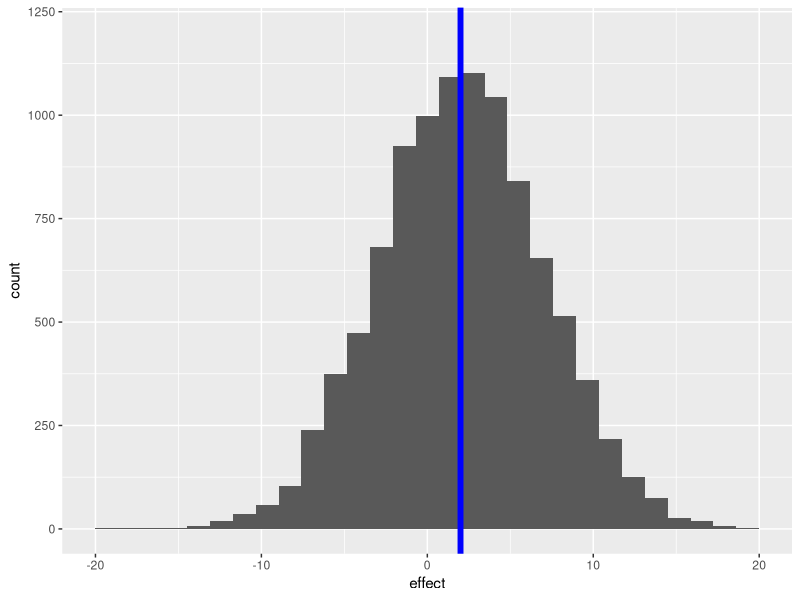
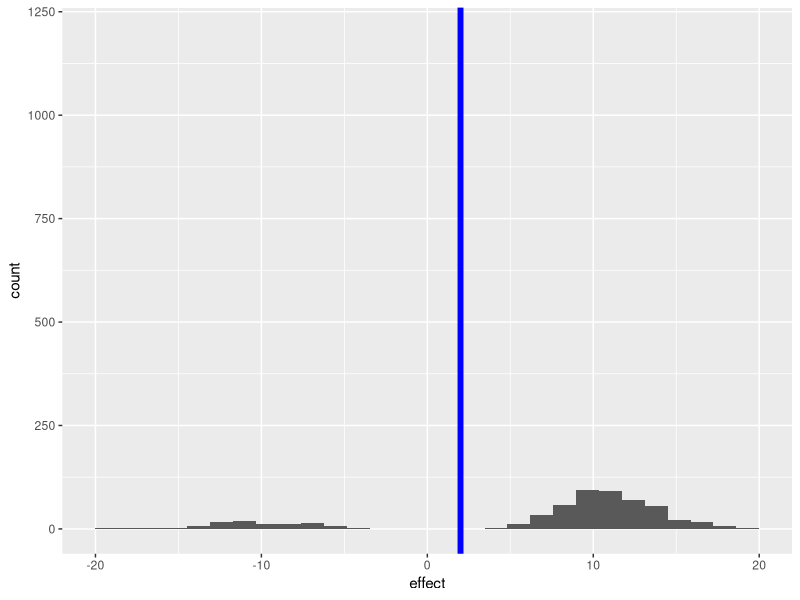
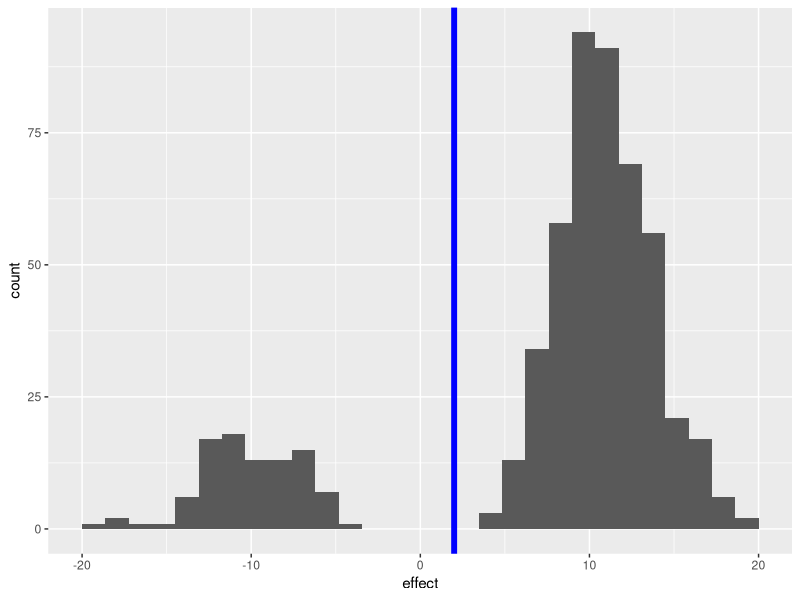
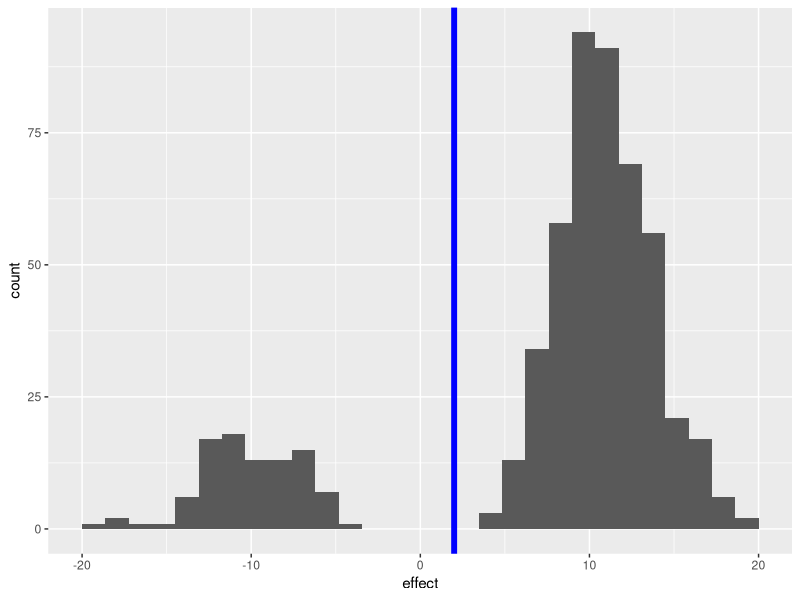

The R source for these figures, in order:
## ---- chunk 1
options(htmltools.dir.version = FALSE)
library(tidyverse)
library(knitr)
library(cowplot)
library(scales)
opts_chunk$set(echo = FALSE)

#Colors to be used: https://coolors.co/f2efea-66d7d1-403d58-dea54b-380a30
## ---- chunk 2
set.seed(14682456)

result = data.frame(id = 1:10000, effect = NA, p = NA, lower_confidence = NA)
true_effect = 2
sd = 8
sample_size = 5

for(i in 1:10000) {
  baseline = rnorm(sample_size, 0, sd)
  treatment = rnorm(sample_size,  true_effect, sd)
  test_result = t.test(treatment, baseline)
  if(test_result$conf.int[2] < 0) {
    result[i, "lower_confidence"] = test_result$conf.int[2] 
  } else {
    result[i, "lower_confidence"] = test_result$conf.int[1] 
  }
  result[i, "effect"] = mean(treatment) - mean(baseline)
  result[i, "p"] = test_result$p.value
}
## ---- chunk 3
hist_scale <- scale_x_continuous(limits = c(-20,20))
large_hist_scale_y <- scale_y_continuous(limits = c(0,1200))
result %>% ggplot(aes(x = effect)) + geom_histogram(bins = 30) + geom_vline(xintercept = true_effect, color = "blue", size = 2) + hist_scale + large_hist_scale_y 
## ---- chunk 4
results_sig <- result %>% filter(p < 0.05)  

sig_plot <-  results_sig %>% ggplot(aes(x = effect)) + geom_histogram(bins = 30) + geom_vline(xintercept = true_effect, color = "blue", size = 2)  + hist_scale

sig_plot + large_hist_scale_y

## ---- chunk 5
cat("p < 0.05 in",mean(result$p < 0.05),"cases")
## ---- chunk 6
sig_plot <-  results_sig %>% ggplot(aes(x = effect)) + geom_histogram(bins = 30) + geom_vline(xintercept = true_effect, color = "blue", size = 2)  + hist_scale

sig_plot

## ---- chunk 7
results_sig %>% summarize("Type S error" = mean(effect < 0) %>% percent, "95% CI excludes true" = mean(lower_confidence > true_effect) %>% percent) %>% 
  kable(format = "html", format.args = )
## ---- chunk 8
sig_plot
## ---- chunk 9
results_sig %>% filter(effect > 0) %>% summarize("Mean exaggeration" = mean(effect) / true_effect, "Min. exaggeration" = min(effect) / true_effect)  %>% kable(format = "html")

